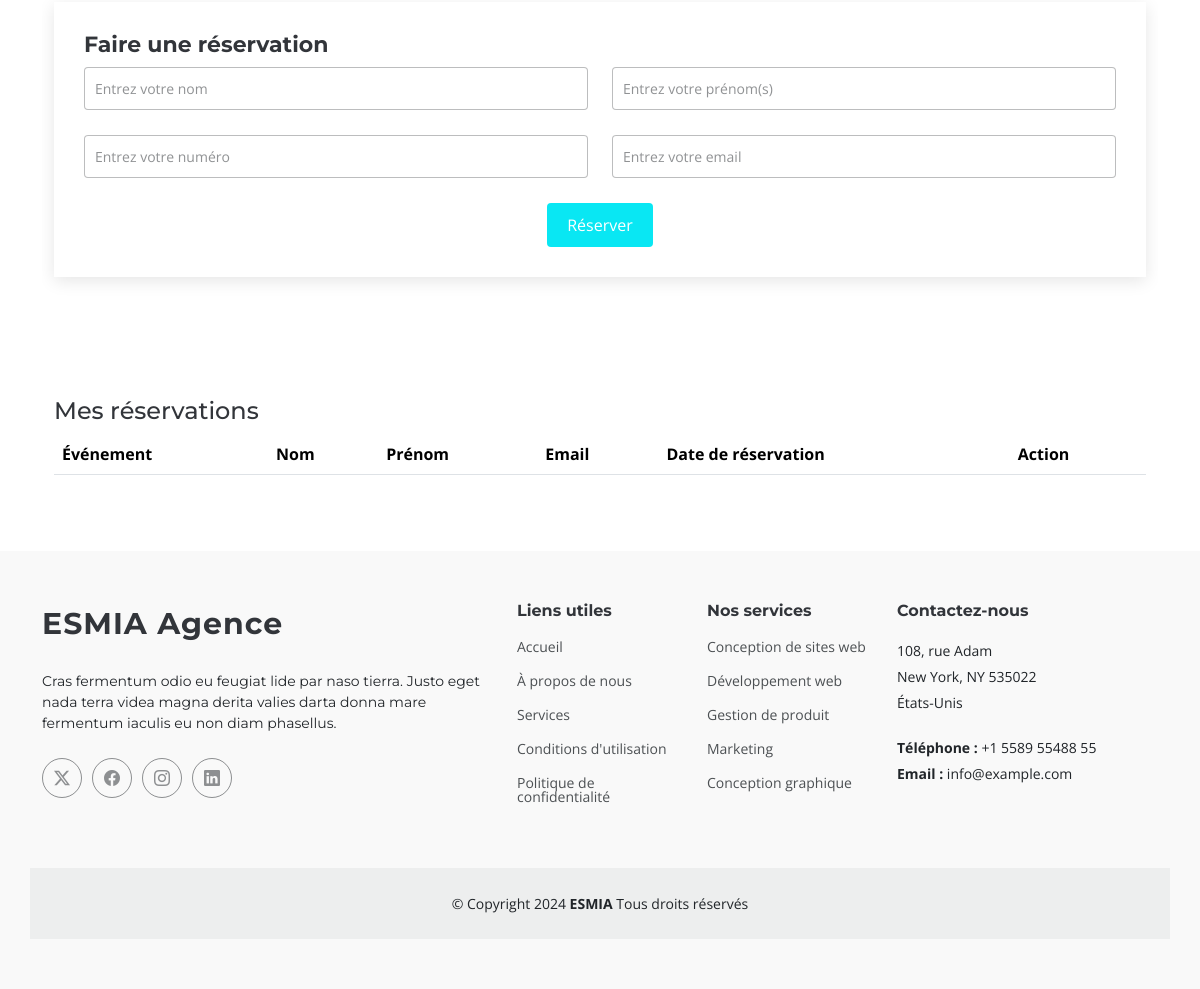
The page /event/4/ (signed in, lower part) on the database as committed earlier.
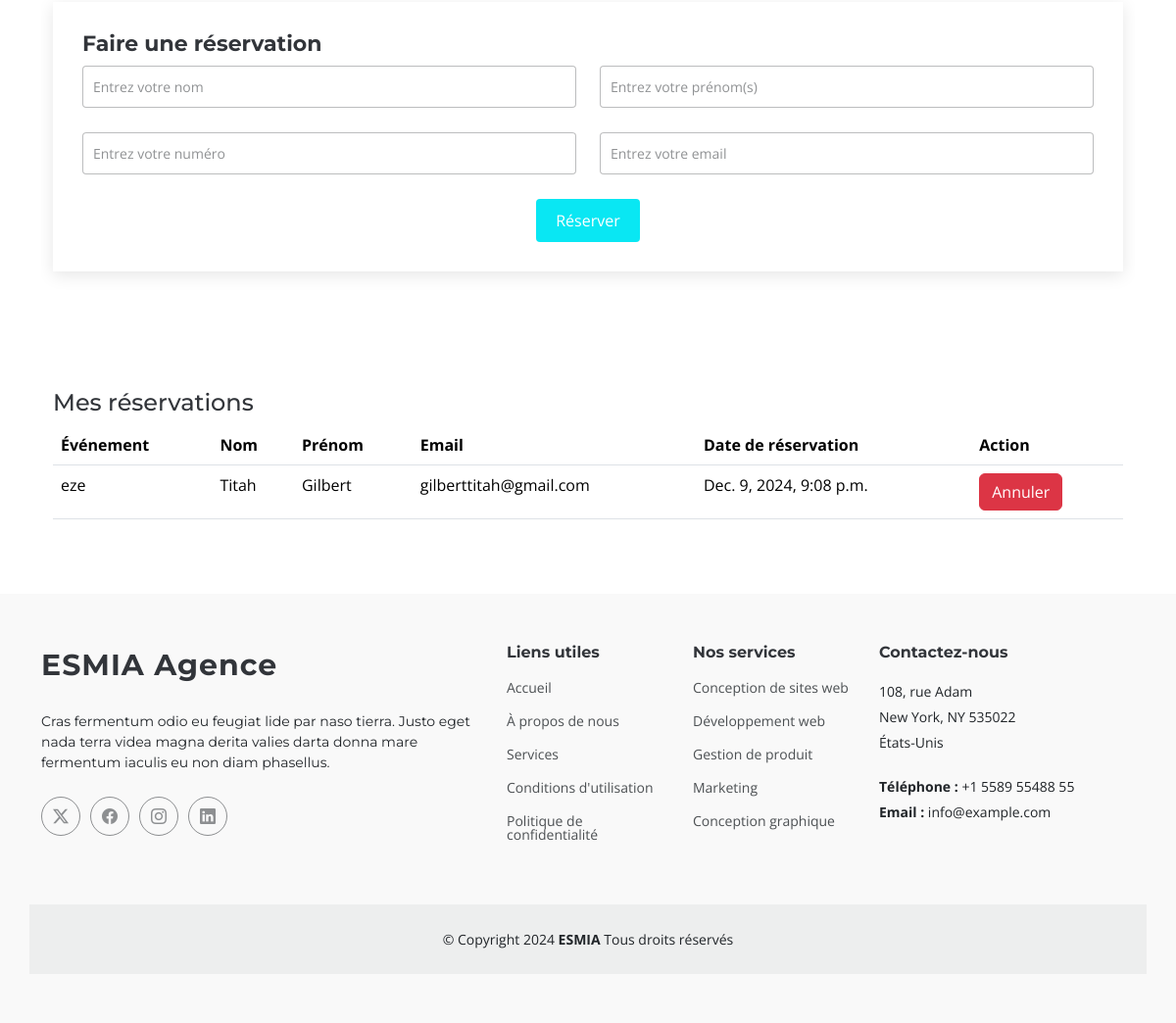
The same page on the database as committed later.
### app/models.py (models this page shows, shortened)
class Reservation(models.Model):
    event = models.ForeignKey(Event, on_delete=models.CASCADE, related_name='reservations')
    user = models.ForeignKey(User, on_delete=models.SET_NULL, null=True, blank=True)  # Utilisateur connecté (optionnel)
    name = models.CharField(max_length=100)
    surname = models.CharField(max_length=100)
    phone_number = models.CharField(max_length=15)
    email = models.EmailField()
    reservation_date = models.DateTimeField(auto_now_add=True)

class Event(models.Model):
    user = models.ForeignKey(User, on_delete=models.CASCADE, related_name='events')
    category = models.CharField(max_length=100)
    title = models.CharField(max_length=100)
    description_court = models.TextField()
    description_longue = models.TextField()
    location = models.CharField(max_length=200)
    date = models.DateField()
    capacity = models.IntegerField()
    program = models.TextField()
    image = models.ImageField(upload_to='Evenements/')

### app/views.py (the view)
# urls.py: path('event/<int:event_id>/', event_detail, name='event_detail'),
def event_detail(request, event_id):
    event = get_object_or_404(Event, id=event_id)
    reservations = Reservation.objects.filter(user=request.user)
    return render(request, 'event_detail.html', {'event': event , 'reservations': reservations})

### app/templates/event_detail.html (shortened to what the changed rows need)
<!DOCTYPE html>
<html lang="en">
<head>
    {%load static%}
    <link rel="stylesheet" href="https://cdn.jsdelivr.net/npm/aos@2.3.4/dist/aos.css" />
    {%load static%}
    <link href="{% static 'assets/vendor/bootstrap/css/bootstrap.min.css' %}" rel="stylesheet">
    <link href="{% static 'assets/vendor/bootstrap-icons/bootstrap-icons.css' %}" rel="stylesheet">
    <link href="{% static 'assets/vendor/aos/aos.css' %}" rel="stylesheet">
    <link href="{% static 'assets/vendor/glightbox/css/glightbox.min.css' %}" rel="stylesheet">
    <link href="{% static 'assets/vendor/swiper/swiper-bundle.min.css' %}" rel="stylesheet">
    <link rel="stylesheet" href="{% static 'assets/css/main.css' %}">
</head>
<body class="index-page">
    <main class="blog-details-page">
        <div class="container">
            <div class="row">
                <div class="col-lg-12">
                        {%load static%}
                <section id="my-reservations" class="section">
                    <div class="container">
                        <table class="table">
                            <thead>
                                <tr>
                                    <th>Événement</th>
                                    <th>Nom</th>
                                    <th>Prénom</th>
                                    <th>Email</th>
                                    <th>Date de réservation</th>
                                    <th>Action</th>
                                </tr>
                            </thead>
                            <tbody>
                                {% for reservation in reservations %}
                                <tr>
                                    <td>{{ reservation.event.title }}</td>
                                    <td>{{ reservation.name }}</td>
                                    <td>{{ reservation.surname }}</td>
                                    <td>{{ reservation.email }}</td>
                                    <td>{{ reservation.reservation_date }}</td>
                                    <td>
                                        <form method="POST" action="{% url 'cancel_reservation' reservation.id %}">
                                            <button type="submit" class="btn btn-danger">Annuler</button>
                                        </form>
                                    </td>
                                </tr>
                                {% endfor %}
                            </tbody>
                        </table>
                    </div>
                </section>
                </div>
            </div>
        </div>
    </main>
    {%load static%}
</body>
</html>

Rows that differ between the two databases and show on the page:
added Reservation: event "eze", name "Titah", surname "Gilbert", email "gilberttitah@gmail.com", reservation_date "Dec. 9, 2024, 9:08 p.m."
